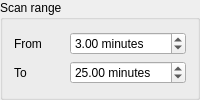
                      <widget class="QGroupBox" name="groupBox">
                       <property name="sizePolicy">
                        <sizepolicy hsizetype="Preferred" vsizetype="Preferred">
                         <horstretch>0</horstretch>
                         <verstretch>0</verstretch>
                        </sizepolicy>
                       </property>
                       <property name="title">
                        <string>Scan range</string>
                       </property>
                       <layout class="QGridLayout" name="gridLayout_4">
                        <item row="0" column="0">
                         <layout class="QGridLayout" name="gridLayout_13">
                          <item row="0" column="0">
                           <widget class="QLabel" name="label_37">
                            <property name="text">
                             <string>From</string>
                            </property>
                           </widget>
                          </item>
                          <item row="1" column="1">
                           <widget class="QDoubleSpinBox" name="scanEndTime">
                            <property name="suffix">
                             <string> minutes</string>
                            </property>
                            <property name="maximum">
                             <double>9999.989999999999782</double>
                            </property>
                            <property name="value">
                             <double>25.000000000000000</double>
                            </property>
                           </widget>
                          </item>
                          <item row="1" column="0">
                           <widget class="QLabel" name="label_38">
                            <property name="text">
                             <string>To</string>
                            </property>
                           </widget>
                          </item>
                          <item row="0" column="1">
                           <widget class="QDoubleSpinBox" name="scanStartTime">
                            <property name="minimumSize">
                             <size>
                              <width>0</width>
                              <height>11</height>
                             </size>
                            </property>
                            <property name="maximumSize">
                             <size>
                              <width>16777215</width>
                              <height>16777215</height>
                             </size>
                            </property>
                            <property name="suffix">
                             <string> minutes</string>
                            </property>
                            <property name="maximum">
                             <double>9999.989999999999782</double>
                            </property>
                            <property name="value">
                             <double>3.000000000000000</double>
                            </property>
                           </widget>
                          </item>
                         </layout>
                        </item>
                       </layout>
                      </widget>
